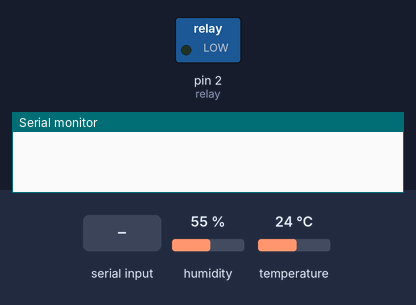
Recording of a sketch running on a simulated Arduino Uno, built with avr-gcc and run on an emulated ATmega328P. Parts: switched loads named in the sketch (green lamp = pin HIGH), the last lines printed to the serial monitor. Inputs (shaded band) come from the test bench; at power-on: humidity 55 %, temperature 24 °C.

Above: at 1.2 s.
1.3 s: "watr" received over Serial
At 2.8 s:
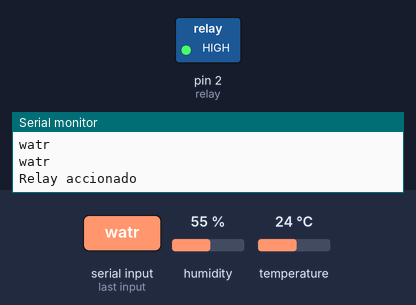
6.0 s: "auto" received over Serial
At 7.1 s:
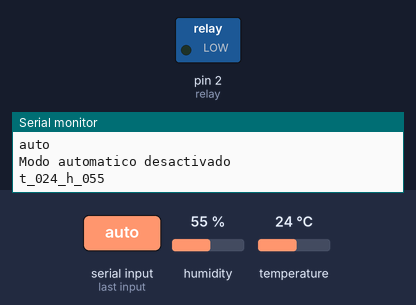
Timing chart, 0 to 9.0 s (numbered marks = the images above; inputs shaded):
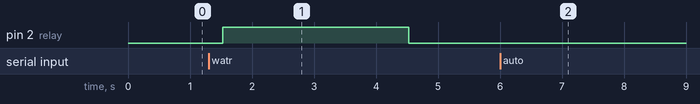

Measured:
- after the input at 1.3 s, pin 2 (relay): LOW → HIGH after 0.22 s, → LOW 3.0 s later
- after the input at 6.0 s, pin 2 (relay): stays LOW (without the input it goes to HIGH after 6.6 s)

The sketch:

CodigoBomba.ino
```cpp
#include <DHT.h> // Definimos el pin digital donde se conecta el sensor
#include <string.h>

#define DHTPIN 3 // Dependiendo del tipo de sensor

#define DHTTYPE DHT11 // Inicializamos el sensor DHT11

DHT dht(DHTPIN, DHTTYPE);
// Definir
int relay = 2;
unsigned long tRegado;
unsigned long tData;

bool regadoAuto;
char MenReci[5];

void setup() {
  // Configuración
  pinMode(relay, OUTPUT); // Configurar relay como salida o OUTPUT
  Serial.begin(9600); // Abrir el puerto serie a la velocidad de 9600bps para trasnmicion de datos.
  tRegado = millis();
  tData = millis();
  dht.begin();
  regadoAuto = true;
}

void loop() {
  // Código principal donde ocurren en loop
  unsigned long tBucle = millis(); //Registra el tiempo al empezar cada bucle:


    if (Serial.available() >= 4) {  // Se asegura de recibir 4 caracteres
        char buffer[5];
        Serial.readBytes(buffer, 4);
        buffer[4] = '\0';
        Serial.println(buffer);
        // Transforma estos 4 caracteres a un numero
        strcpy(MenReci, buffer);
        Serial.println(MenReci);
        while (Serial.available() > 0) {
         Serial.read();  //Limpia los caracteres siguientes
        }
    }
if (strcmp(MenReci, "watr") == 0) {
    digitalWrite(relay, HIGH); // envia señal alta al relay
  Serial.println("Relay accionado");
  delay(3000);           // 3 segundo

  digitalWrite(relay, LOW);  // envia señal baja al relay
  //Serial.println("Relay no accionado");
  delay(1000);
  //Serial.println("Regando");
  memset(MenReci, 0, sizeof(MenReci));
}

if (strcmp(MenReci, "auto") == 0) {
  regadoAuto = !regadoAuto;
  if ( regadoAuto == true){ Serial.println("Modo automatico activado");}
  if ( regadoAuto == false){ Serial.println("Modo automatico desactivado");}
  memset(MenReci, 0, sizeof(MenReci));
}


delay(500);

  //Regado Automatico
  if ((tBucle - tRegado >= 12000) && (regadoAuto)) { //Determina cada cuando manda un dato de temperatura a la interfaz
    // Manda la data a la interfaz:

  digitalWrite(relay, HIGH); // envia señal alta al relay
  //Serial.println("Relay accionado");
  delay(1000);           //1 segundo

  digitalWrite(relay, LOW);  // envia señal baja al relay
  //Serial.println("Relay no accionado");
  delay(1000);           // 1 segundo
      tRegado = tBucle; // Actualiza el ultimo tiempo de regado
}


// Leemos la temperatura en grados celsius y la humedad en porcentaje:
float t = dht.readTemperature();
float h = dht.readHumidity();
int tInt = int(t);
int hInt = int(h);
String tStr = "t_0" + String(tInt) + "_h_0" + String(hInt); // La convertimos en algo enviable a python

// Comprobamos si ha habido algún error en la lectura
 //Serial.println(t);
  if (tBucle - tData >= 2000) { //Determina cada cuando manda un dato de temperatura a la interfaz
    // Manda la data a la interfaz:

    tData = tBucle; //Actualiza el ultimo tiempo en el que se envio data
   Serial.println(tStr);
    if ( isnan(t)) {
   Serial.println("Error obteniendo los datos del sensor DHT11"); return; }


}


}
```
